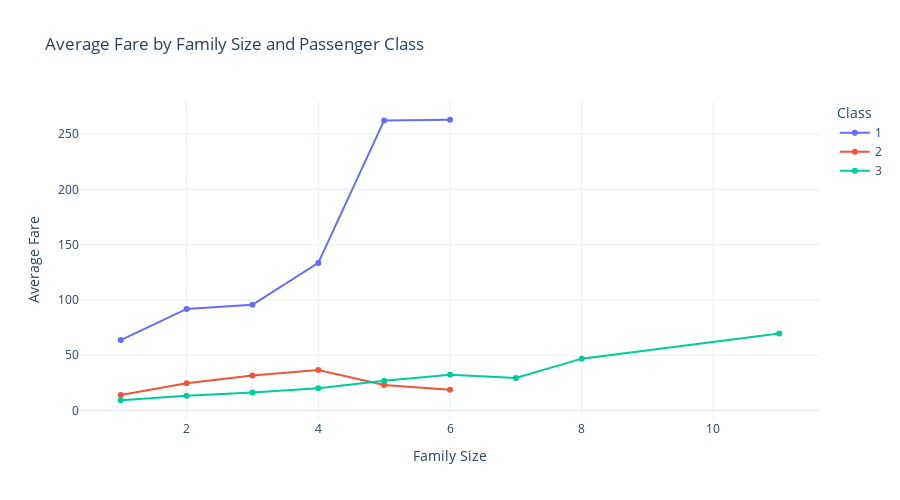

Here is the notebook cell this chart was saved with:
### Code cell
url = "https://raw.githubusercontent.com/leontoddjohnson/datasets/main/data/titanic.csv"
df = pd.read_csv(url)

# Generate processed data
family_df = family_groups(df)

# Generate plot
fig = visualize_families(family_df)
fig.show()  # or st.plotly_chart(fig) in Streamlit

### Figure 1 — Plotly figure (JSON) as saved in the notebook; plotly's stock layout.template omitted (floating-point values rounded to 4 significant figures)
{"data": [{"hovertemplate": "Passenger Class=1<br>Family Size=%{x}<br>Average Fare=%{y}<extra></extra>", "legendgroup": "1", "line": {"color": "#636efa", "dash": "solid"}, "marker": {"symbol": "circle"}, "mode": "lines+markers", "name": "1", "orientation": "v", "showlegend": true, "type": "scatter", "x": [1, 2, 3, 4, 5, 6], "xaxis": "x", "y": [63.67, 91.85, 95.68, 133.5, 262.4, 263.0], "yaxis": "y"}, {"hovertemplate": "Passenger Class=2<br>Family Size=%{x}<br>Average Fare=%{y}<extra></extra>", "legendgroup": "2", "line": {"color": "#EF553B", "dash": "solid"}, "marker": {"symbol": "circle"}, "mode": "lines+markers", "name": "2", "orientation": "v", "showlegend": true, "type": "scatter", "x": [1, 2, 3, 4, 5, 6], "xaxis": "x", "y": [14.07, 24.68, 31.69, 36.58, 23.0, 18.75], "yaxis": "y"}, {"hovertemplate": "Passenger Class=3<br>Family Size=%{x}<br>Average Fare=%{y}<extra></extra>", "legendgroup": "3", "line": {"color": "#00cc96", "dash": "solid"}, "marker": {"symbol": "circle"}, "mode": "lines+markers", "name": "3", "orientation": "v", "showlegend": true, "type": "scatter", "x": [1, 2, 3, 4, 5, 6, 7, 8, 11], "xaxis": "x", "y": [9.272, 13.41, 16.38, 20.1, 26.97, 32.42, 29.37, 46.9, 69.55], "yaxis": "y"}], "layout": {"height": 500, "hovermode": "x unified", "legend": {"title": {"text": "Class"}, "tracegroupgap": 0}, "title": {"text": "Average Fare by Family Size and Passenger Class"}, "xaxis": {"anchor": "y", "domain": [0, 1], "title": {"text": "Family Size"}}, "yaxis": {"anchor": "x", "domain": [0, 1], "title": {"text": "Average Fare"}}}}
